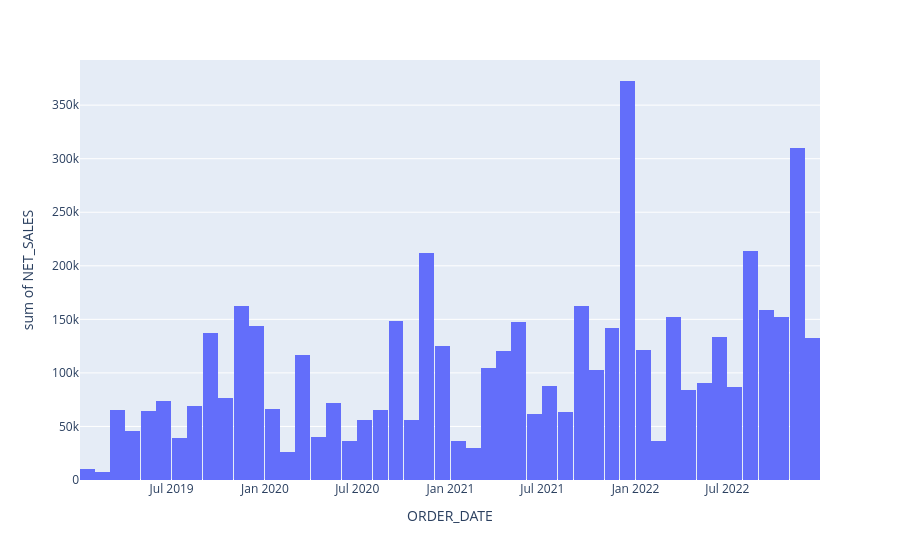

Notebook cell for this chart:
### Code cell
px.histogram(
    df,
    x='ORDER_DATE',
    y='NET_SALES',
)

### Figure 1 — Plotly figure (JSON) as saved in the notebook; plotly's stock layout.template omitted (floating-point values rounded to 4 significant figures; data arrays with more than 128 entries replaced by an {"elided": "..."} marker saying what was removed)
{"data": [{"alignmentgroup": "True", "bingroup": "x", "histfunc": "sum", "hovertemplate": "ORDER_DATE=%{x}<br>sum of NET_SALES=%{y}<extra></extra>", "legendgroup": "", "marker": {"color": "#636efa", "pattern": {"shape": ""}}, "name": "", "offsetgroup": "", "orientation": "v", "showlegend": false, "type": "histogram", "x": {"elided": "5009 str values"}, "xaxis": "x", "y": {"elided": "5009 float values"}, "yaxis": "y"}], "layout": {"barmode": "relative", "legend": {"tracegroupgap": 0}, "margin": {"t": 60}, "xaxis": {"anchor": "y", "domain": [0, 1], "title": {"text": "ORDER_DATE"}}, "yaxis": {"anchor": "x", "domain": [0, 1], "title": {"text": "sum of NET_SALES"}}}}
